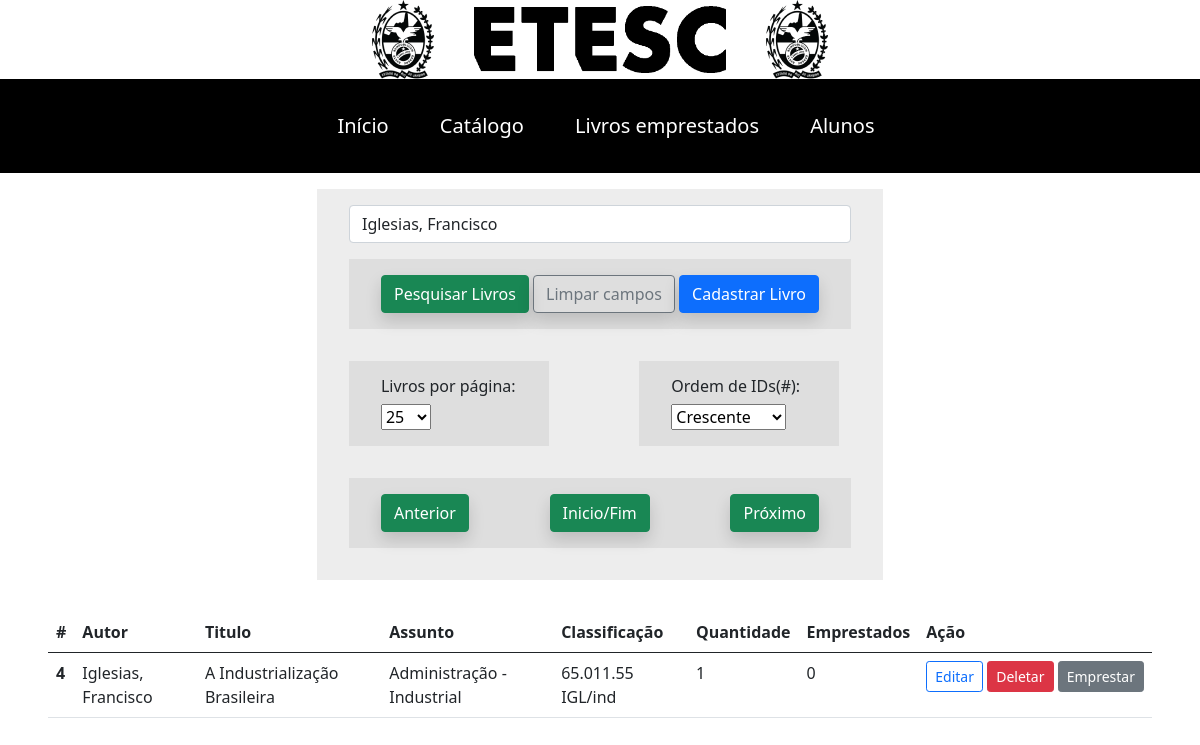
Screenshot of /livros-acervo.php?pesquisa=Iglesias, Francisco with the database file from the repository.
### tables this page shows
CREATE TABLE IF NOT EXISTS `livros` (
  `id` int(11) NOT NULL AUTO_INCREMENT,
  `Autor` varchar(50) DEFAULT NULL,
  `titulo` varchar(500) DEFAULT NULL,
  `Assunto` varchar(50) DEFAULT NULL,
  `Classificacao` varchar(100) DEFAULT NULL,
  `Situacao` varchar(100) DEFAULT 'Acervo',
  `Quantidade` int(11) DEFAULT 0,
  `Emprestados` int(11) DEFAULT 0,
  PRIMARY KEY (`id`)
);

### livros-acervo.php (the view, shortened to what this page needs)
<?php
require_once "database.php";
$tipo = $_GET['tipo'] ?? '';
$search = $_GET['pesquisa'] ?? '';
$limit = $_GET['limit'] ?? 25;
$start = $_GET['start'] ?? 0;
$ordem = $_GET['ordem'] ?? "ASC";
$startelimit = $start + $limit;
if ($search) {
  if ($ordem == "ASC") {
    $statement = $pdo->prepare("SELECT * FROM livros WHERE Autor LIKE :autor OR titulo LIKE :titulo LIMIT $start , $limit");
  } else {
    $statement = $pdo->prepare("SELECT * FROM livros WHERE Autor LIKE :autor OR titulo LIKE :titulo ORDER BY ID DESC LIMIT $start , $limit ");
  }
  $statement->bindValue(":autor", "%$search%");
  $statement->bindValue(":titulo", "%$search%");
} else {
  if ($ordem == "ASC") {
    $statement = $pdo->prepare("SELECT * FROM livros LIMIT $start , $limit ");
  } else {
    $statement = $pdo->prepare("SELECT * FROM livros ORDER BY ID DESC LIMIT $start , $limit ");
  }
}
$statement->execute();
$livros = $statement->fetchAll(PDO::FETCH_ASSOC);
?>
<!DOCTYPE html>
<html lang="pt-br">
<head>
  <link rel="stylesheet" href="css/acervo.css" />
  <link rel="stylesheet" href="css/style.css" />
  <link href="css/bootstrap.css" rel="stylesheet">
</head>
<body <?php
      if ($tipo != "") {
        echo 'onload="Notify(\'' . $tipo . '\')"';
      } ?>>
  <header class="header">
    <div class="logo-div">
      <a href="index.php">
        <img src="img/logoFaetec.png" alt="" />
        <img class="etesc" src="img/logo-etesc.png" alt="" />
        <img src="img/logoFaetec.png" alt="" />
      </a>
    </div>
    <nav class="nav">
      <ul>
        <li><a href="index.php">Início</a></li>
        <li><a href="livros-acervo.php">Catálogo</a></li>
        <li><a href="livros-acervo-emprestados.php">Livros emprestados</a></li>
        <li><a href="alunos.php">Alunos</a></li>
    </nav>
  </header>
  <section class="btn-section">
    <form class="query__form" method="get">
      <div class="query__search">
        <input type="search" class="form-control" name="pesquisa" value="<?php echo $search; ?>" placeholder="Pesquisar Nome do Livro/Autor" autocomplete="off">
        <div class="query__btns">
          <button class="btn btn-success shadow" type="submit">Pesquisar Livros</button>
          <a href="livros-acervo.php" class="btn btn-outline-secondary shadow">Limpar campos</a>
          <a href="cadastro-livros.php" class="btn btn-primary shadow">Cadastrar Livro</a>
        </div>
        <section class="selecao-section">
          <form class="paginacao" method="GET">
            <div id="LPP">
              <h6> Livros por página:</h6>
              <select id="select" name="limit">
                <option value="25" <?php if ($limit == 25) echo "selected"; ?>>25</option>
              </select>
            </div>
            <div id="Ordem">
              <h6> Ordem de IDs(#):</h6>
              <select id="ordem" name="ordem" style="width: auto;">
                <option value="ASC" <?php if ($ordem == "ASC") echo "selected"; ?>>Crescente</option>
              </select>
            </div>
        </section>
        <div id="paginacao">
          <button class="btn btn-success shadow" type="submit" name="start" value="<?php if ($start <= $limit) {
                                                                                      echo $start = 0;
                                                                                    } else {
                                                                                      echo $start -= $limit;
                                                                                    } ?>"><abbr title="Página anterior">Anterior</abbr></button>
          <button class="btn btn-success shadow" name="start" type="submit" value="0"><abbr title="Inicio ou Final dos id(#)">Inicio/Fim</abbr></button>
          <button class="btn btn-success shadow" name="start" type="submit" value="<?php echo $startelimit ?>"><abbr title="Próxima página">Próximo</abbr></button>
        </div>
    </form>
  </section>
  <section class="livros-section">
    <table class="table">
      <thead>
        <tr>
          <th scope="col">#</th>
          <th scope="col">Autor</th>
          <th scope="col">Titulo</th>
          <th scope="col">Assunto</th>
          <th scope="col">Classificação</th>
          <th scope="col">Quantidade</th>
          <th scope="col">Emprestados</th>
          <th scope="col">Ação</th>
        </tr>
      </thead>
      <tbody>
        <?php foreach ($livros as $i => $livro) : ?>
          <tr>
            <td><b><a id="<?php echo 'a' . $livro['id'] ?>"> <?php echo $livro['id'] ?></b></td>
            <td><?php echo $livro['Autor'] ?></td>
            <td><?php echo $livro['titulo'] ?></td>
            <td><?php echo $livro['Assunto'] ?></td>
            <td><?php echo $livro['Classificacao'] ?></td>
            <td><?php echo $livro['Quantidade'] ?></td>
            <td><?php echo $livro['Emprestados'] ?></td>
            <td style="white-space: nowrap;">
              <form id="editar<?php echo $livro['id'] ?>" action="editar-livro.php?id=<?php $livro['id'] ?>" method="get" style="display: inline-block">
                <button type="button" onclick="editaLivro(<?php echo $livro['id'] ?>);" class="btn btn-sm btn-outline-primary"><abbr title="Editar livro">Editar</abbr></button>
              </form>
              <form id="delete<?php echo $livro['id'] ?>" action="deletar-livro.php" method="post" style="display: inline-block">
                <button type="button" onclick="confirmarDelete(<?php echo $livro['id'] . ',' .  $livro['Emprestados'] ?>)" class="btn btn-sm btn-danger"><abbr title="Deletar 1 livro">Deletar</abbr></button>
              </form>
              <form id="empresta<?php echo $livro['id'] ?>" action="alunos.php" method="get" style="display: inline-block">
                <button type="button" onclick="Valida(<?php echo $livro['Quantidade'] ?> , <?php echo $livro['Emprestados'] ?>,<?php echo $livro['id'] ?> )" class="btn btn-sm btn-secondary"><abbr title="Emprestar o livro">Emprestar</abbr></button>
              </form>
            </td>
          </tr>
        <?php endforeach; ?>
      </tbody>
    </table>
  </section>
</body>
</html>

### css/acervo.css (style rules this page uses)
.btn-section { display: flex; align-items: center; justify-content: center; }
.btn-section div { padding: 1rem 2rem; margin: 1rem 0; background: rgba(146, 146, 146, 0.167); }
.livros-section { padding: 1rem 3rem; }
abbr { -webkit-text-decoration: none; text-decoration: none; }
section.selecao-section { display: flex; gap: 18%; }
#paginacao { display: flex; justify-content: space-between; }
#LPP, #Ordem { width: 200px; }

### css/style.css (style rules this page uses)
*, *::after, *::before { box-sizing: border-box; }
body { padding: 0; margin: 0; font-family: sans-serif; }
ul, ol { list-style: none; }
.header { width: 100%; color: #fff; }
.logo-div { width: 100%; display: flex; justify-content: center; align-items: center; }
.logo-div a { display: flex; justify-content: center; align-items: center; gap: 40px; }
.etesc { max-width: 24%; }
.nav { padding: 20px; background: #000; }
.nav ul { width: 100%; display: flex; align-items: center; justify-content: center; margin: 0; gap: 1em; font-size: 1.2rem; }
.nav li a { display: inline-block; padding: 0.5rem 1rem; margin: 0.25rem 0; font-size: 1.25rem; border-radius: 5px; color: #fff; text-decoration: none; transition: 300ms ease; }

### rows the page displays
livros: id "4", Autor "Iglesias, Francisco", titulo "A Industrialização Brasileira", Assunto "Administração - Industrial", Classificacao "65.011.55 IGL/ind", Quantidade "1", Emprestados "0"
